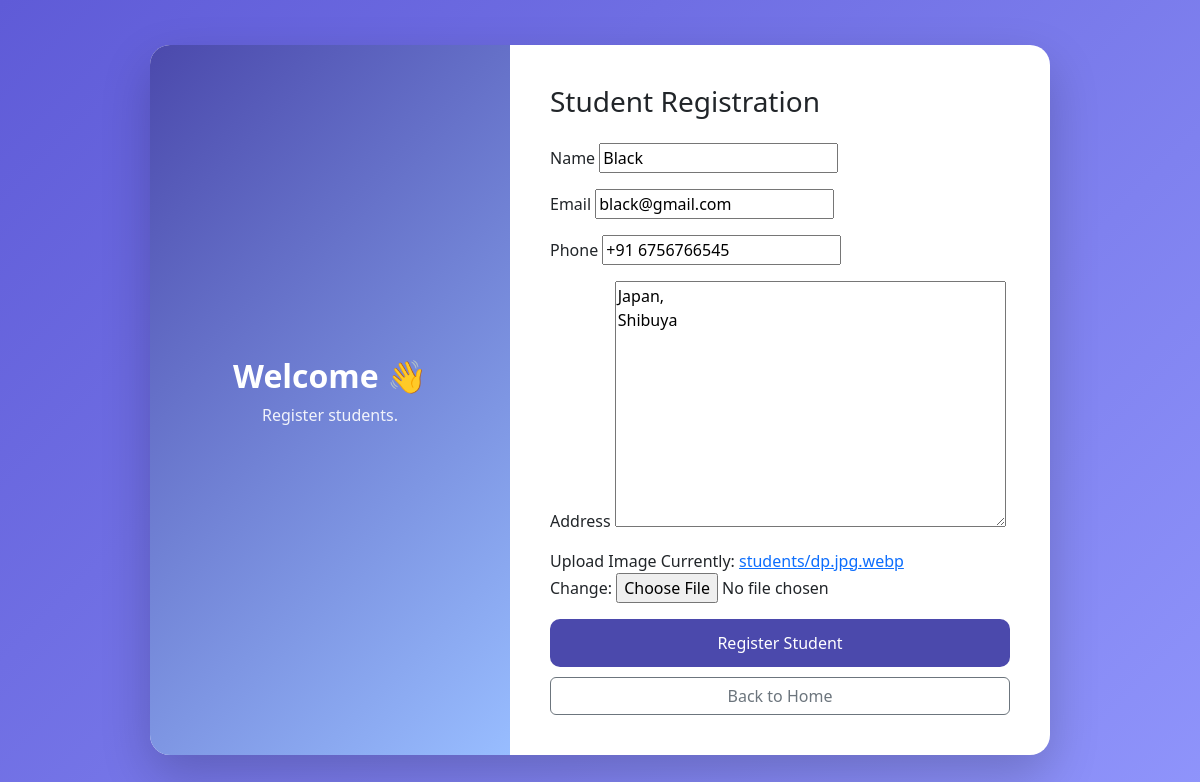
The app's page /update/2/ with its own data.
### students/models.py (models this page shows, shortened)
class Student(models.Model):
    name = models.CharField(max_length=100)
    email = models.EmailField()
    phone = models.CharField(max_length=15)
    address = models.TextField()
    image = models.ImageField(upload_to='students/')

### students/views.py (the view)
# urls.py: path('update/<int:id>/', views.update_student, name='update_student'),
def update_student(request, id):
    student = get_object_or_404(Student, id=id)
    if request.method == 'POST':
        form = StudentForm(request.POST, request.FILES, instance=student)
        if form.is_valid():
            form.save()
            return redirect('home')
    else:
        form = StudentForm(instance=student)
    return render(request,'register.html',{'form':form})

### students/forms.py
class StudentForm(forms.ModelForm):
    class Meta:
        model = Student
        fields = ['name','email','phone','address','image']

### students/templates/register.html (shortened to what this page needs)
<!DOCTYPE html>
<html>
<head>
<link href="https://cdn.jsdelivr.net/npm/bootstrap@5.3.2/dist/css/bootstrap.min.css" rel="stylesheet">
</head>
<body>
<div class="container-box">
<div class="left-side">
<h2>Welcome 👋</h2>
<p>
Register students.
</p>
</div>
<div class="right-side">
<h3 class="mb-4">Student Registration</h3>
<form method="POST" enctype="multipart/form-data">
<div class="mb-3">
<label>Name</label>
{{ form.name }}
</div>
<div class="mb-3">
<label>Email</label>
{{ form.email }}
</div>
<div class="mb-3">
<label>Phone</label>
{{ form.phone }}
</div>
<div class="mb-3">
<label>Address</label>
{{ form.address }}
</div>
<div class="mb-3">
<label>Upload Image</label>
{{ form.image }}
</div>
<button class="btn-register">
Register Student
</button>
<a href="/" class="btn btn-outline-secondary w-100 back-btn">
Back to Home
</a>
</form>
</div>
</div>
</body>
</html>

### students/templates/register.html (style rules this page uses)
body { height:100vh; background:linear-gradient(135deg,#5f5bd7,#8f94fb); display:flex; align-items:center; justify-content:center; font-family:Segoe UI; }
.container-box { width:900px; background:white; border-radius:20px; overflow:hidden; box-shadow:0 20px 50px rgba(0,0,0,0.2); display:flex; }
.left-side { background:linear-gradient(135deg,#4b49ac,#98bdff); color:white; width:40%; padding:40px; display:flex; flex-direction:column; justify-content:center; text-align:center; }
.left-side h2 { font-weight:600; }
.left-side p { opacity:0.9; }
.right-side { width:60%; padding:40px; }
.btn-register { background:#4b49ac; color:white; border:none; padding:12px; width:100%; border-radius:10px; font-weight:500; transition:0.3s; }
.back-btn { margin-top:10px; }

### records on screen
Student: name "Black", email "black@gmail.com", phone "+91 6756766545", address "Japan, Shibuya"
